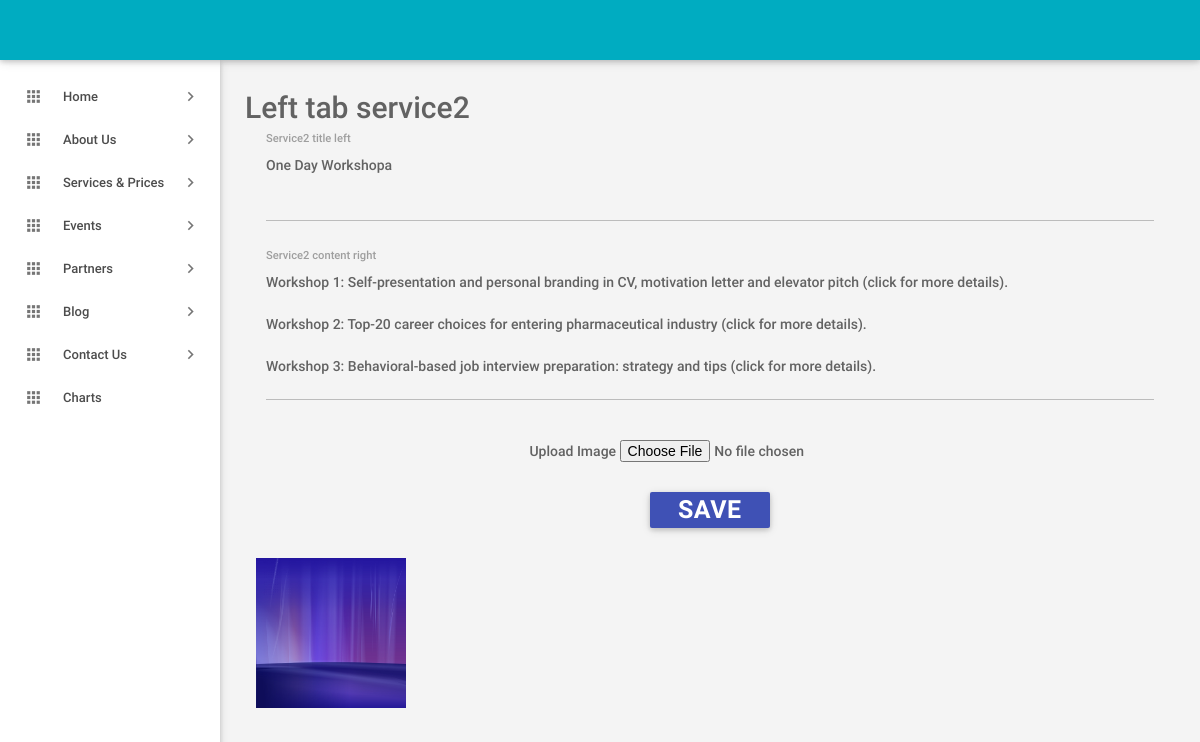
The app's page /RA-ADMIN/service_left2.php with its own data.
### tables this page shows
CREATE TABLE IF NOT EXISTS `service_left2` (
  `id` int(20) NOT NULL AUTO_INCREMENT,
  `service2_left_title` text NOT NULL,
  `service2_image_url` text NOT NULL,
  `service2_content` text NOT NULL,
  PRIMARY KEY (`id`)
);

### RA-ADMIN/service_left2.php (the view, shortened to what this page needs)
<?php
include_once('header.php');
include_once('sidebar.php');
$data="SELECT * FROM service_left2 ";
$val=mysql_query($data);
$r=mysql_fetch_array($val);
?>
    <main class="mn-inner">
        <span style="font-size: 30px;">Left tab service2</span>
        <form  action="service_left2.php" method="post" enctype="multipart/form-data" >
            <div class="row">
                <div class="col s12" align="center">
                    <div class="input-field col s12">
                        <textarea id="st2" name="st2" class="materialize-textarea" ><?php echo $r['service2_left_title'];?></textarea>
                        <label for="content" >Service2 title left</label>
                    </div>
                    <div class="input-field col s12">
                        <textarea id="sc2" name="sc2" class="materialize-textarea" ><?php echo $r['service2_content'];?></textarea>
                        <label for="content" >Service2 content right</label>
                    </div>
                    <div class="input-field col s12">
                        <span>Upload Image</span>
                        <input name="image" id="name" type="file"><br>
                    </div>
                    <div class="col s12">
                        <button style="margin-top: 30px;" class="waves-effect waves-light btn indigo m-b-xs" name="save" type="submit"><b style="font-size:25px;">SAVE</b></button>
                    </div>
                </div>
            </div>
            <div class="row">
                <?php
                $data2="SELECT * FROM service_left2 ";
                $val2=mysql_query($data2);
                while($r2 = mysql_fetch_array($val2)){
                    ?>
                    <div class="col s12 m6 l3">
                        <img  src="<?php echo $r['service2_image_url'];?>" height='150' width='150' alt="image">
                    </div>
                    <?php
                }
                ?>
            </div>
        </form>
    </main>
<?php
include_once('footer.php');
?>

### records on screen
service_left2: st2 "One Day Workshopa", sc2 "Workshop 1: Self-presentation and personal branding in CV, motivation letter and elevator pitch (click for more details). Workshop 2: Top-20 career choices for entering pharmaceutical industry (click for more details). Workshop 3: Behavioral-based job interview preparation: strategy and tips (click for more details).", service2_image_url (picture)
